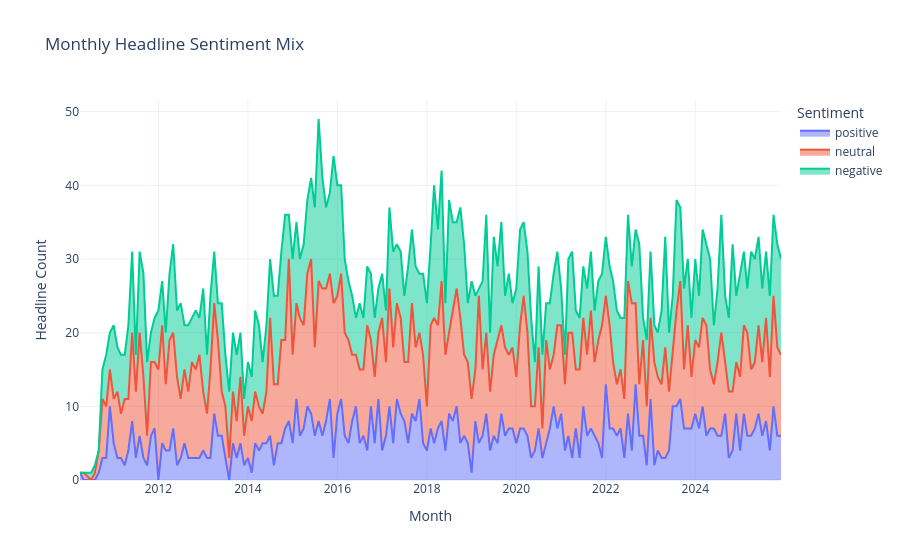

Notebook code cell kept with this figure:
### Markdown cell above
## Temporal Trends

### Code cell
monthly = (
    df.dropna(subset=['published_at'])
      .assign(month=lambda x: x['published_at'].dt.to_period('M').dt.to_timestamp())
      .groupby(['month', 'sentiment_label'], as_index=False)
      .size()
      .rename(columns={'size': 'count'})
)

fig = px.area(
    monthly,
    x='month',
    y='count',
    color='sentiment_label',
    title='Monthly Headline Sentiment Mix',
    labels={'month': 'Month', 'count': 'Headline Count', 'sentiment_label': 'Sentiment'}
)
fig.update_layout(template='plotly_white', legend_title_text='Sentiment')
fig.show()

### Figure 1 — Plotly figure (JSON) as saved in the notebook; plotly's stock layout.template omitted (floating-point values rounded to 4 significant figures; data arrays with more than 128 entries replaced by an {"elided": "..."} marker saying what was removed)
{"data": [{"fillpattern": {"shape": ""}, "hovertemplate": "Sentiment=positive<br>Month=%{x}<br>Headline Count=%{y}<extra></extra>", "legendgroup": "positive", "line": {"color": "#636efa"}, "marker": {"symbol": "circle"}, "mode": "lines", "name": "positive", "orientation": "v", "showlegend": true, "stackgroup": "1", "type": "scatter", "x": {"elided": "183 str values"}, "xaxis": "x", "y": {"elided": "183 int values"}, "yaxis": "y"}, {"fillpattern": {"shape": ""}, "hovertemplate": "Sentiment=neutral<br>Month=%{x}<br>Headline Count=%{y}<extra></extra>", "legendgroup": "neutral", "line": {"color": "#EF553B"}, "marker": {"symbol": "circle"}, "mode": "lines", "name": "neutral", "orientation": "v", "showlegend": true, "stackgroup": "1", "type": "scatter", "x": {"elided": "186 str values"}, "xaxis": "x", "y": {"elided": "186 int values"}, "yaxis": "y"}, {"fillpattern": {"shape": ""}, "hovertemplate": "Sentiment=negative<br>Month=%{x}<br>Headline Count=%{y}<extra></extra>", "legendgroup": "negative", "line": {"color": "#00cc96"}, "marker": {"symbol": "circle"}, "mode": "lines", "name": "negative", "orientation": "v", "showlegend": true, "stackgroup": "1", "type": "scatter", "x": {"elided": "185 str values"}, "xaxis": "x", "y": {"elided": "185 int values"}, "yaxis": "y"}], "layout": {"legend": {"title": {"text": "Sentiment"}, "tracegroupgap": 0}, "title": {"text": "Monthly Headline Sentiment Mix"}, "xaxis": {"anchor": "y", "domain": [0, 1], "title": {"text": "Month"}}, "yaxis": {"anchor": "x", "domain": [0, 1], "title": {"text": "Headline Count"}}}}
